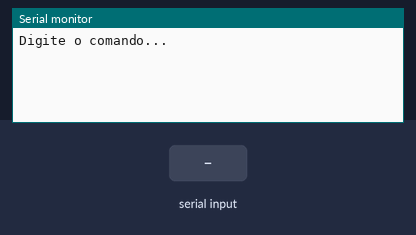
Bench run of a sketch on a simulated ESP8266 (NodeMCU). Shown: the last lines printed to the serial monitor. The inputs (shaded band) are chosen by the test bench.

Above: at 1.2 s.
1.3 s: "1" received over Serial
At 2.8 s:
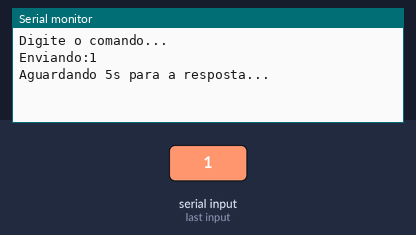
At 7.9 s:
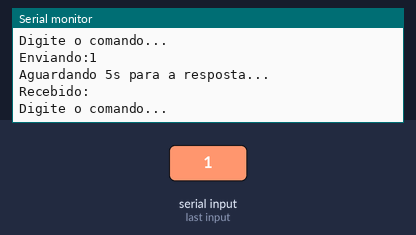

The sketch:

AT_Commands.ino
```cpp
#include <SoftwareSerial.h>
const byte rx = D3;
const byte tx = D4;
const long int baudrate = 9600;
String message;
SoftwareSerial fpga(rx, tx);

void setup() {
  fpga.begin(baudrate);
  Serial.begin(baudrate);
}

void loop() {

  Serial.println("Digite o comando...");
  while(not Serial.available());
  delay(500);

  message = "";
  while(Serial.available())
    message += char(Serial.read());

  Serial.println("Enviando:" + message);
  fpga.print(message+"\r\n");
  Serial.println("Aguardando 5s para a resposta...");

  //  while(not fpga.available());
  delay(5000);
  message = "";
  while(fpga.available()){
    message += char(fpga.read());
  }

  Serial.println("Recebido: " + message);
}
```

Measured:
- after the input at 1.3 s, the serial monitor: prints a new line after 0.50 s (image 1)
